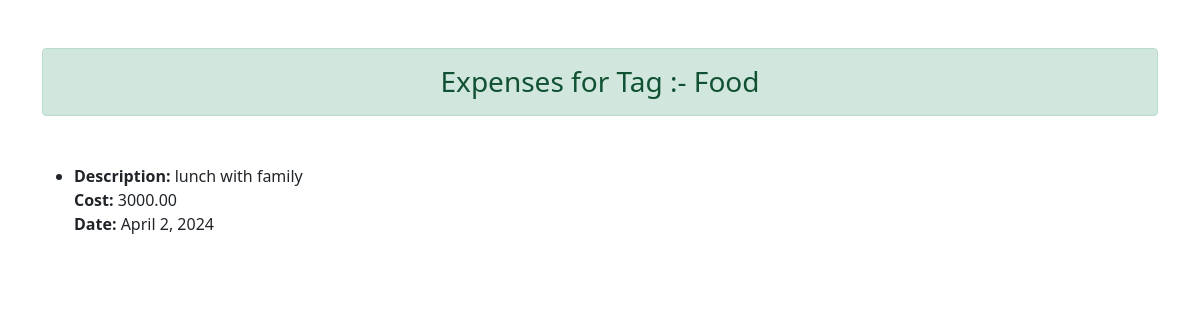
Page /tag_report/6/ on the earlier database version.
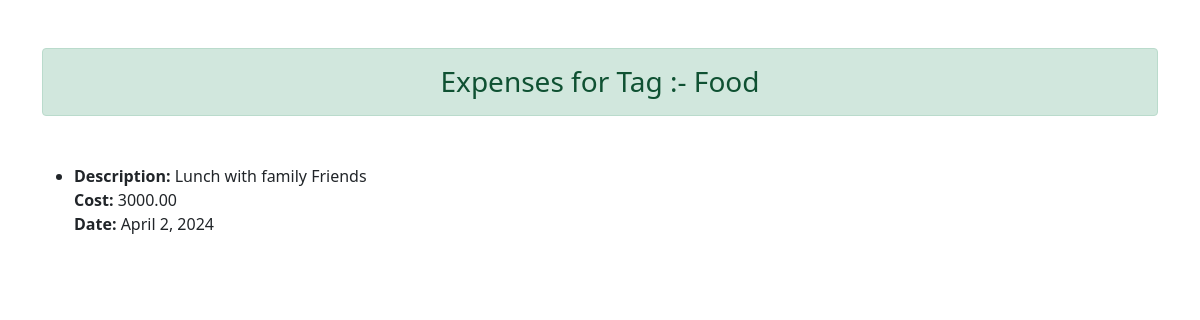
Same page on the later database version.
### app1/models.py (models this page shows, shortened)
class Expense(models.Model):
    description = models.CharField(max_length=255)
    cost = models.DecimalField(max_digits = 10, decimal_places = 2, null = True)
    date = models.DateField()
    tags = models.ManyToManyField(Tag, related_name='expenses' , null=True)

### app1/views.py (the view)
# urls.py: path('tag_report/<int:tag_id>/', views.tag_report, name='tag_report')
def tag_report(request, tag_id):
    try:
        selected_tag = Tag.objects.get(pk=tag_id)
    except Tag.DoesNotExist:
        print("Tag Doesnt exist")
        return render(request,  {'message': 'Invalid Tag ID'})
    related_expenses = selected_tag.expenses.all()
    context = {
        'tag': selected_tag,  # The selected tag object
        'expenses': related_expenses,  # List of associated expense objects
    }
    return render(request, 'tag_expense.html', context)

### templates/tag_expense.html (shortened to what this page needs)
</html><!DOCTYPE html>
<html lang="en">
<head>
    <link href="https://cdn.jsdelivr.net/npm/bootstrap@5.0.2/dist/css/bootstrap.min.css" rel="stylesheet">
</head>
<body>
    <div class="container"><h3 class="alert alert-success my-5 text-center">Expenses for Tag :-  {{ tag.name }}</h3>
<ul>
    {% for expense in expenses %}
        <li>
            <b>Description:</b> {{ expense.description }}<br>
            <b>Cost:</b> {{ expense.cost }}<br>
            <b>Date:</b> {{ expense.date }}<br>
        </li>
    {% endfor %}
</ul>
</div>
</body>
</html>

Differences in the rows shown:
changed Expense: description "lunch with family" → "Lunch with family Friends"
